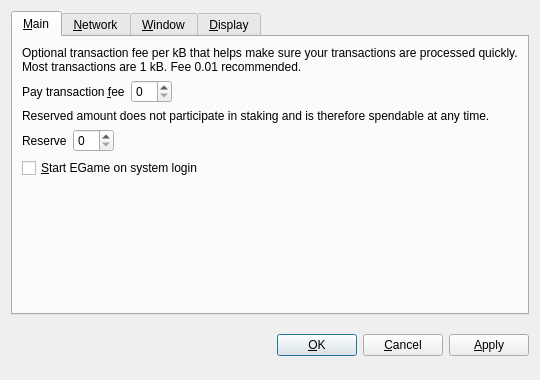
<?xml version="1.0" encoding="UTF-8"?>
<ui version="4.0">
 <class>OptionsDialog</class>
 <widget class="QDialog" name="OptionsDialog">
  <property name="geometry">
   <rect>
    <x>0</x>
    <y>0</y>
    <width>540</width>
    <height>380</height>
   </rect>
  </property>
  <property name="windowTitle">
   <string>Options</string>
  </property>
  <property name="modal">
   <bool>true</bool>
  </property>
  <layout class="QVBoxLayout" name="verticalLayout">
   <item>
    <widget class="QTabWidget" name="tabWidget">
     <property name="tabPosition">
      <enum>QTabWidget::North</enum>
     </property>
     <property name="currentIndex">
      <number>0</number>
     </property>
     <widget class="QWidget" name="tabMain">
      <attribute name="title">
       <string>&amp;Main</string>
      </attribute>
      <layout class="QVBoxLayout" name="verticalLayout_Main">
       <item>
        <widget class="QLabel" name="transactionFeeInfoLabel">
         <property name="text">
          <string>Optional transaction fee per kB that helps make sure your transactions are processed quickly. Most transactions are 1 kB. Fee 0.01 recommended.</string>
         </property>
         <property name="textFormat">
          <enum>Qt::PlainText</enum>
         </property>
         <property name="wordWrap">
          <bool>true</bool>
         </property>
        </widget>
       </item>
       <item>
        <layout class="QHBoxLayout" name="horizontalLayoutFee">
         <item>
          <widget class="QLabel" name="transactionFeeLabel">
           <property name="text">
            <string>Pay transaction &amp;fee</string>
           </property>
           <property name="textFormat">
            <enum>Qt::PlainText</enum>
           </property>
           <property name="buddy">
            <cstring>transactionFee</cstring>
           </property>
          </widget>
         </item>
         <item>
          <widget class="BitcoinAmountField" name="transactionFee"/>
         </item>
         <item>
          <spacer name="horizontalSpacerFee">
           <property name="orientation">
            <enum>Qt::Horizontal</enum>
           </property>
           <property name="sizeHint" stdset="0">
            <size>
             <width>40</width>
             <height>20</height>
            </size>
           </property>
          </spacer>
         </item>
        </layout>
       </item>
       <item>
        <widget class="QLabel" name="reserveBalanceInfoLabel">
         <property name="text">
          <string>Reserved amount does not participate in staking and is therefore spendable at any time.</string>
         </property>
         <property name="textFormat">
          <enum>Qt::PlainText</enum>
         </property>
         <property name="wordWrap">
          <bool>true</bool>
         </property>
        </widget>
       </item>
       <item>
        <layout class="QHBoxLayout" name="horizontalLayoutReserveBalance">
         <item>
          <widget class="QLabel" name="reserveBalanceLabel">
           <property name="text">
            <string>Reserve</string>
           </property>
           <property name="textFormat">
            <enum>Qt::PlainText</enum>
           </property>
           <property name="buddy">
            <cstring>reserveBalance</cstring>
           </property>
          </widget>
         </item>
         <item>
          <widget class="BitcoinAmountField" name="reserveBalance"/>
         </item>
         <item>
          <spacer name="horizontalSpacerReserveBalance">
           <property name="orientation">
            <enum>Qt::Horizontal</enum>
           </property>
           <property name="sizeHint" stdset="0">
            <size>
             <width>40</width>
             <height>20</height>
            </size>
           </property>
          </spacer>
         </item>
        </layout>
       </item>
       <item>
        <widget class="QCheckBox" name="bitcoinAtStartup">
         <property name="toolTip">
          <string>Automatically start EGame after logging in to the system.</string>
         </property>
         <property name="text">
          <string>&amp;Start EGame on system login</string>
         </property>
        </widget>
       </item>
       <item>
        <spacer name="verticalSpacer_Main">
         <property name="orientation">
          <enum>Qt::Vertical</enum>
         </property>
         <property name="sizeHint" stdset="0">
          <size>
           <width>20</width>
           <height>40</height>
          </size>
         </property>
        </spacer>
       </item>
      </layout>
     </widget>
     <widget class="QWidget" name="tabNetwork">
      <attribute name="title">
       <string>&amp;Network</string>
      </attribute>
      <layout class="QVBoxLayout" name="verticalLayout_Network">
       <item>
        <widget class="QCheckBox" name="mapPortUpnp">
         <property name="toolTip">
          <string>Automatically open the EGame client port on the router. This only works when your router supports UPnP and it is enabled.</string>
         </property>
         <property name="text">
          <string>Map port using &amp;UPnP</string>
         </property>
        </widget>
       </item>
       <item>
        <widget class="QCheckBox" name="connectSocks">
         <property name="toolTip">
          <string>Connect to the EGame network through a SOCKS5 proxy (e.g. when connecting through Tor).</string>
         </property>
         <property name="text">
          <string>&amp;Connect through SOCKS5 proxy:</string>
         </property>
        </widget>
       </item>
       <item>
        <layout class="QHBoxLayout" name="horizontalLayout_Network">
         <item>
          <widget class="QLabel" name="proxyIpLabel">
           <property name="text">
            <string>Proxy &amp;IP:</string>
           </property>
           <property name="textFormat">
            <enum>Qt::PlainText</enum>
           </property>
           <property name="buddy">
            <cstring>proxyIp</cstring>
           </property>
          </widget>
         </item>
         <item>
          <widget class="QValidatedLineEdit" name="proxyIp">
           <property name="maximumSize">
            <size>
             <width>140</width>
             <height>16777215</height>
            </size>
           </property>
           <property name="toolTip">
            <string>IP address of the proxy (e.g. 127.0.0.1)</string>
           </property>
          </widget>
         </item>
         <item>
          <widget class="QLabel" name="proxyPortLabel">
           <property name="text">
            <string>&amp;Port:</string>
           </property>
           <property name="textFormat">
            <enum>Qt::PlainText</enum>
           </property>
           <property name="buddy">
            <cstring>proxyPort</cstring>
           </property>
          </widget>
         </item>
         <item>
          <widget class="QLineEdit" name="proxyPort">
           <property name="maximumSize">
            <size>
             <width>55</width>
             <height>16777215</height>
            </size>
           </property>
           <property name="toolTip">
            <string>Port of the proxy (e.g. 9050)</string>
           </property>
          </widget>
         </item>
         <item>
          <spacer name="horizontalSpacer_Network">
           <property name="orientation">
            <enum>Qt::Horizontal</enum>
           </property>
           <property name="sizeHint" stdset="0">
            <size>
             <width>40</width>
             <height>20</height>
            </size>
           </property>
          </spacer>
         </item>
        </layout>
       </item>
       <item>
        <spacer name="verticalSpacer_Network">
         <property name="orientation">
          <enum>Qt::Vertical</enum>
         </property>
         <property name="sizeHint" stdset="0">
          <size>
           <width>20</width>
           <height>40</height>
          </size>
         </property>
        </spacer>
       </item>
      </layout>
     </widget>
     <widget class="QWidget" name="tabWindow">
      <attribute name="title">
       <string>&amp;Window</string>
      </attribute>
      <layout class="QVBoxLayout" name="verticalLayout_Window">
       <item>
        <widget class="QCheckBox" name="minimizeToTray">
         <property name="toolTip">
          <string>Show only a tray icon after minimizing the window.</string>
         </property>
         <property name="text">
          <string>&amp;Minimize to the tray instead of the taskbar</string>
         </property>
        </widget>
       </item>
       <item>
        <widget class="QCheckBox" name="minimizeOnClose">
         <property name="toolTip">
          <string>Minimize instead of exit the application when the window is closed. When this option is enabled, the application will be closed only after selecting Quit in the menu.</string>
         </property>
         <property name="text">
          <string>M&amp;inimize on close</string>
         </property>
        </widget>
       </item>
       <item>
        <spacer name="verticalSpacer_Window">
         <property name="orientation">
          <enum>Qt::Vertical</enum>
         </property>
         <property name="sizeHint" stdset="0">
          <size>
           <width>20</width>
           <height>40</height>
          </size>
         </property>
        </spacer>
       </item>
      </layout>
     </widget>
     <widget class="QWidget" name="tabDisplay">
      <attribute name="title">
       <string>&amp;Display</string>
      </attribute>
      <layout class="QVBoxLayout" name="verticalLayout_Display">
       <item>
        <layout class="QHBoxLayout" name="horizontalLayout_1_Display">
         <item>
          <widget class="QLabel" name="langLabel">
           <property name="text">
            <string>User Interface &amp;language:</string>
           </property>
           <property name="textFormat">
            <enum>Qt::PlainText</enum>
           </property>
           <property name="buddy">
            <cstring>lang</cstring>
           </property>
          </widget>
         </item>
         <item>
          <widget class="QValueComboBox" name="lang">
           <property name="toolTip">
            <string>The user interface language can be set here. This setting will take effect after restarting EGame.</string>
           </property>
          </widget>
         </item>
        </layout>
       </item>
       <item>
        <layout class="QHBoxLayout" name="horizontalLayout_2_Display">
         <item>
          <widget class="QLabel" name="unitLabel">
           <property name="text">
            <string>&amp;Unit to show amounts in:</string>
           </property>
           <property name="textFormat">
            <enum>Qt::PlainText</enum>
           </property>
           <property name="buddy">
            <cstring>unit</cstring>
           </property>
          </widget>
         </item>
         <item>
          <widget class="QValueComboBox" name="unit">
           <property name="toolTip">
            <string>Choose the default subdivision unit to show in the interface and when sending coins.</string>
           </property>
          </widget>
         </item>
        </layout>
       </item>
       <item>
        <widget class="QCheckBox" name="coinControlFeatures">
         <property name="toolTip">
          <string>Whether to show coin control features or not.</string>
         </property>
         <property name="text">
          <string>Display coin &amp;control features (experts only!)</string>
         </property>
        </widget>
       </item>
       <item>
        <spacer name="verticalSpacer_Display">
         <property name="orientation">
          <enum>Qt::Vertical</enum>
         </property>
         <property name="sizeHint" stdset="0">
          <size>
           <width>20</width>
           <height>40</height>
          </size>
         </property>
        </spacer>
       </item>
      </layout>
     </widget>
    </widget>
   </item>
   <item>
    <layout class="QHBoxLayout" name="horizontalLayout_Buttons">
     <item>
      <spacer name="horizontalSpacer_1">
       <property name="orientation">
        <enum>Qt::Horizontal</enum>
       </property>
       <property name="sizeHint" stdset="0">
        <size>
         <width>40</width>
         <height>48</height>
        </size>
       </property>
      </spacer>
     </item>
     <item>
      <widget class="QLabel" name="statusLabel">
       <property name="font">
        <font>
         <weight>75</weight>
         <bold>true</bold>
        </font>
       </property>
       <property name="text">
        <string/>
       </property>
       <property name="textFormat">
        <enum>Qt::PlainText</enum>
       </property>
       <property name="wordWrap">
        <bool>true</bool>
       </property>
      </widget>
     </item>
     <item>
      <spacer name="horizontalSpacer_2">
       <property name="orientation">
        <enum>Qt::Horizontal</enum>
       </property>
       <property name="sizeHint" stdset="0">
        <size>
         <width>40</width>
         <height>48</height>
        </size>
       </property>
      </spacer>
     </item>
     <item>
      <widget class="QPushButton" name="okButton">
       <property name="text">
        <string>&amp;OK</string>
       </property>
      </widget>
     </item>
     <item>
      <widget class="QPushButton" name="cancelButton">
       <property name="text">
        <string>&amp;Cancel</string>
       </property>
       <property name="autoDefault">
        <bool>false</bool>
       </property>
      </widget>
     </item>
     <item>
      <widget class="QPushButton" name="applyButton">
       <property name="text">
        <string>&amp;Apply</string>
       </property>
       <property name="autoDefault">
        <bool>false</bool>
       </property>
      </widget>
     </item>
    </layout>
   </item>
  </layout>
 </widget>
 <customwidgets>
  <customwidget>
   <class>BitcoinAmountField</class>
   <extends>QSpinBox</extends>
   <header>bitcoinamountfield.h</header>
  </customwidget>
  <customwidget>
   <class>QValueComboBox</class>
   <extends>QComboBox</extends>
   <header>qvaluecombobox.h</header>
  </customwidget>
  <customwidget>
   <class>QValidatedLineEdit</class>
   <extends>QLineEdit</extends>
   <header>qvalidatedlineedit.h</header>
  </customwidget>
 </customwidgets>
 <resources/>
 <connections/>
</ui>
